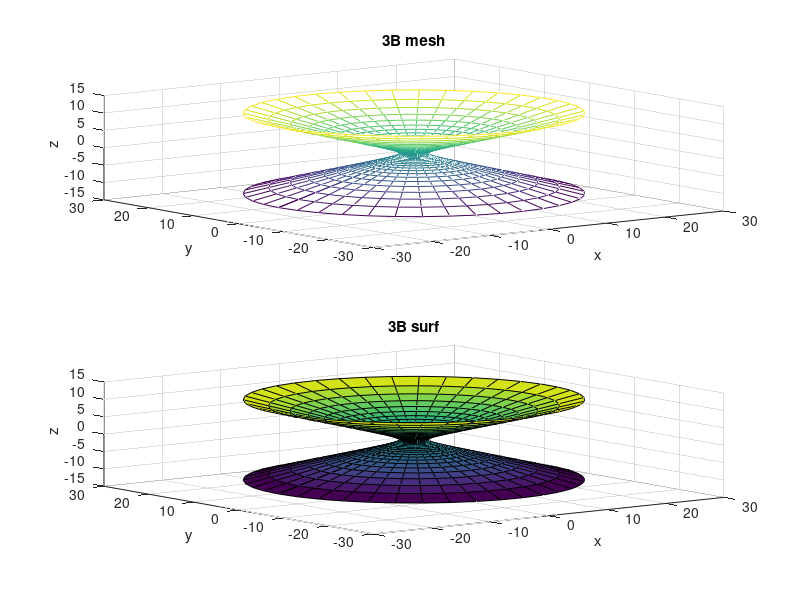

The MATLAB source for this figure:
clear all
u1=-pi;
u2=pi;
v1=-pi;
v2=pi;
n1=40;
n2=40;
u=linspace(u1,u2,n1);
v=linspace(v1,v2,n2);
[UU,VV]=meshgrid(u,v);
a=2;
c=1;
b=1;
X=a.*cosh(UU).*cos(VV);
Y=a.*cosh(UU).*sin(VV);
Z=c.*sinh(UU)
subplot(2,1,1)
mesh(X, Y, Z)
title('3B mesh')
xlabel('x')
ylabel('y')
zlabel('z')
subplot(2,1,2)
surf(X, Y, Z)
title('3B surf')
xlabel('x')
ylabel('y')
zlabel('z')